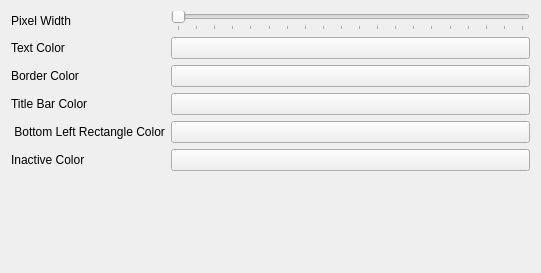
<?xml version="1.0" encoding="UTF-8"?>
<ui version="4.0">
 <class>PlasmaNSOKWinConfigDialog</class>
 <widget class="QWidget" name="PlasmaNSOKWinConfigDialog">
  <property name="geometry">
   <rect>
    <x>0</x>
    <y>0</y>
    <width>541</width>
    <height>273</height>
   </rect>
  </property>
  <property name="windowTitle">
   <string>Config Dialog</string>
  </property>
  <layout class="QHBoxLayout" name="horizontalLayout">
   <item>
    <layout class="QFormLayout" name="formLayout_2">
     <item row="0" column="0">
      <widget class="QLabel" name="label">
       <property name="text">
        <string>Pixel Width</string>
       </property>
      </widget>
     </item>
     <item row="0" column="1">
      <widget class="QSlider" name="kcfg_pixelWidth">
       <property name="minimum">
        <number>5</number>
       </property>
       <property name="maximum">
        <number>100</number>
       </property>
       <property name="singleStep">
        <number>1</number>
       </property>
       <property name="orientation">
        <enum>Qt::Orientation::Horizontal</enum>
       </property>
       <property name="tickPosition">
        <enum>QSlider::TickPosition::TicksBelow</enum>
       </property>
       <property name="tickInterval">
        <number>5</number>
       </property>
      </widget>
     </item>
     <item row="1" column="0">
      <widget class="QLabel" name="label_2">
       <property name="text">
        <string>Text Color</string>
       </property>
      </widget>
     </item>
     <item row="2" column="0">
      <widget class="QLabel" name="label_3">
       <property name="text">
        <string>Border Color</string>
       </property>
      </widget>
     </item>
     <item row="2" column="1">
      <widget class="KColorButton" name="kcfg_colorCyan">
       <property name="defaultColor">
        <color>
         <red>144</red>
         <green>244</green>
         <blue>228</blue>
        </color>
       </property>
      </widget>
     </item>
     <item row="3" column="0">
      <widget class="QLabel" name="label_4">
       <property name="text">
        <string>Title Bar Color</string>
       </property>
      </widget>
     </item>
     <item row="3" column="1">
      <widget class="KColorButton" name="kcfg_colorPink">
       <property name="defaultColor">
        <color>
         <red>240</red>
         <green>209</green>
         <blue>241</blue>
        </color>
       </property>
      </widget>
     </item>
     <item row="4" column="0">
      <widget class="QLabel" name="label_5">
       <property name="text">
        <string> Bottom Left Rectangle Color</string>
       </property>
      </widget>
     </item>
     <item row="4" column="1">
      <widget class="KColorButton" name="kcfg_colorMagenta">
       <property name="defaultColor">
        <color>
         <red>234</red>
         <green>160</green>
         <blue>232</blue>
        </color>
       </property>
      </widget>
     </item>
     <item row="5" column="0">
      <widget class="QLabel" name="label_6">
       <property name="text">
        <string>Inactive Color</string>
       </property>
      </widget>
     </item>
     <item row="5" column="1">
      <widget class="KColorButton" name="kcfg_colorGray">
       <property name="defaultColor">
        <color>
         <red>227</red>
         <green>227</green>
         <blue>227</blue>
        </color>
       </property>
      </widget>
     </item>
     <item row="1" column="1">
      <widget class="KColorButton" name="kcfg_colorRed">
       <property name="defaultColor">
        <color>
         <red>255</red>
         <green>35</green>
         <blue>207</blue>
        </color>
       </property>
      </widget>
     </item>
    </layout>
   </item>
  </layout>
 </widget>
 <customwidgets>
  <customwidget>
   <class>KColorButton</class>
   <extends>QPushButton</extends>
   <header>kcolorbutton.h</header>
  </customwidget>
 </customwidgets>
 <resources/>
 <connections/>
</ui>
